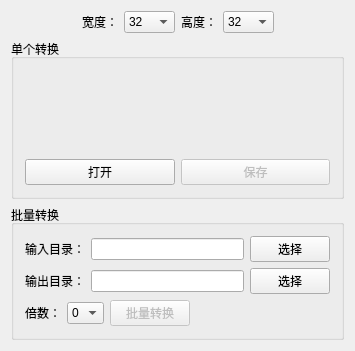
<?xml version="1.0" encoding="UTF-8"?>
<ui version="4.0">
 <class>SVG2PNG</class>
 <widget class="QWidget" name="SVG2PNG">
  <property name="geometry">
   <rect>
    <x>0</x>
    <y>0</y>
    <width>355</width>
    <height>351</height>
   </rect>
  </property>
  <property name="windowTitle">
   <string>SVG2PNG</string>
  </property>
  <layout class="QVBoxLayout" name="verticalLayout">
   <item>
    <layout class="QHBoxLayout" name="horizontalLayout_3">
     <item>
      <spacer name="horizontalSpacer">
       <property name="orientation">
        <enum>Qt::Horizontal</enum>
       </property>
       <property name="sizeHint" stdset="0">
        <size>
         <width>40</width>
         <height>20</height>
        </size>
       </property>
      </spacer>
     </item>
     <item>
      <widget class="QLabel" name="label_3">
       <property name="text">
        <string>宽度：</string>
       </property>
      </widget>
     </item>
     <item>
      <widget class="QComboBox" name="comboBoxWidth">
       <property name="currentIndex">
        <number>3</number>
       </property>
       <item>
        <property name="text">
         <string>16</string>
        </property>
       </item>
       <item>
        <property name="text">
         <string>24</string>
        </property>
       </item>
       <item>
        <property name="text">
         <string>26</string>
        </property>
       </item>
       <item>
        <property name="text">
         <string>32</string>
        </property>
       </item>
       <item>
        <property name="text">
         <string>64</string>
        </property>
       </item>
       <item>
        <property name="text">
         <string>128</string>
        </property>
       </item>
      </widget>
     </item>
     <item>
      <widget class="QLabel" name="label_4">
       <property name="text">
        <string>高度：</string>
       </property>
      </widget>
     </item>
     <item>
      <widget class="QComboBox" name="comboBoxHeight">
       <property name="currentIndex">
        <number>3</number>
       </property>
       <item>
        <property name="text">
         <string>16</string>
        </property>
       </item>
       <item>
        <property name="text">
         <string>24</string>
        </property>
       </item>
       <item>
        <property name="text">
         <string>26</string>
        </property>
       </item>
       <item>
        <property name="text">
         <string>32</string>
        </property>
       </item>
       <item>
        <property name="text">
         <string>64</string>
        </property>
       </item>
       <item>
        <property name="text">
         <string>128</string>
        </property>
       </item>
      </widget>
     </item>
     <item>
      <spacer name="horizontalSpacer_2">
       <property name="orientation">
        <enum>Qt::Horizontal</enum>
       </property>
       <property name="sizeHint" stdset="0">
        <size>
         <width>40</width>
         <height>20</height>
        </size>
       </property>
      </spacer>
     </item>
    </layout>
   </item>
   <item>
    <widget class="QGroupBox" name="groupBox">
     <property name="title">
      <string>单个转换</string>
     </property>
     <layout class="QGridLayout" name="gridLayout">
      <item row="0" column="0">
       <layout class="QVBoxLayout" name="verticalLayout_2">
        <item>
         <widget class="QLabel" name="labelSvg">
          <property name="text">
           <string/>
          </property>
          <property name="alignment">
           <set>Qt::AlignCenter</set>
          </property>
         </widget>
        </item>
        <item>
         <layout class="QHBoxLayout" name="horizontalLayout_4">
          <item>
           <widget class="QPushButton" name="pushButtonOpen">
            <property name="text">
             <string>打开</string>
            </property>
           </widget>
          </item>
          <item>
           <widget class="QPushButton" name="pushButtonSave">
            <property name="enabled">
             <bool>false</bool>
            </property>
            <property name="text">
             <string>保存</string>
            </property>
           </widget>
          </item>
         </layout>
        </item>
       </layout>
      </item>
     </layout>
    </widget>
   </item>
   <item>
    <widget class="QGroupBox" name="groupBox_2">
     <property name="sizePolicy">
      <sizepolicy hsizetype="Preferred" vsizetype="Fixed">
       <horstretch>0</horstretch>
       <verstretch>0</verstretch>
      </sizepolicy>
     </property>
     <property name="title">
      <string>批量转换</string>
     </property>
     <layout class="QGridLayout" name="gridLayout_2">
      <item row="0" column="0">
       <layout class="QHBoxLayout" name="horizontalLayout">
        <item>
         <widget class="QLabel" name="label">
          <property name="text">
           <string>输入目录：</string>
          </property>
         </widget>
        </item>
        <item>
         <widget class="QLineEdit" name="lineEditIn"/>
        </item>
        <item>
         <widget class="QPushButton" name="pushButtonSelectIn">
          <property name="text">
           <string>选择</string>
          </property>
         </widget>
        </item>
       </layout>
      </item>
      <item row="1" column="0">
       <layout class="QHBoxLayout" name="horizontalLayout_2">
        <item>
         <widget class="QLabel" name="label_2">
          <property name="text">
           <string>输出目录：</string>
          </property>
         </widget>
        </item>
        <item>
         <widget class="QLineEdit" name="lineEditOut"/>
        </item>
        <item>
         <widget class="QPushButton" name="pushButtonSelectOut">
          <property name="text">
           <string>选择</string>
          </property>
         </widget>
        </item>
       </layout>
      </item>
      <item row="2" column="0">
       <layout class="QHBoxLayout" name="horizontalLayout_5">
        <item>
         <widget class="QLabel" name="label_5">
          <property name="text">
           <string>倍数：</string>
          </property>
         </widget>
        </item>
        <item>
         <widget class="QComboBox" name="comboBoxScale">
          <item>
           <property name="text">
            <string>0</string>
           </property>
          </item>
          <item>
           <property name="text">
            <string>2</string>
           </property>
          </item>
          <item>
           <property name="text">
            <string>4</string>
           </property>
          </item>
         </widget>
        </item>
        <item>
         <widget class="QPushButton" name="pushButtonConvert">
          <property name="enabled">
           <bool>false</bool>
          </property>
          <property name="text">
           <string>批量转换</string>
          </property>
         </widget>
        </item>
        <item>
         <spacer name="horizontalSpacer_4">
          <property name="orientation">
           <enum>Qt::Horizontal</enum>
          </property>
          <property name="sizeHint" stdset="0">
           <size>
            <width>40</width>
            <height>20</height>
           </size>
          </property>
         </spacer>
        </item>
       </layout>
      </item>
     </layout>
    </widget>
   </item>
  </layout>
 </widget>
 <layoutdefault spacing="6" margin="11"/>
 <resources/>
 <connections/>
</ui>
